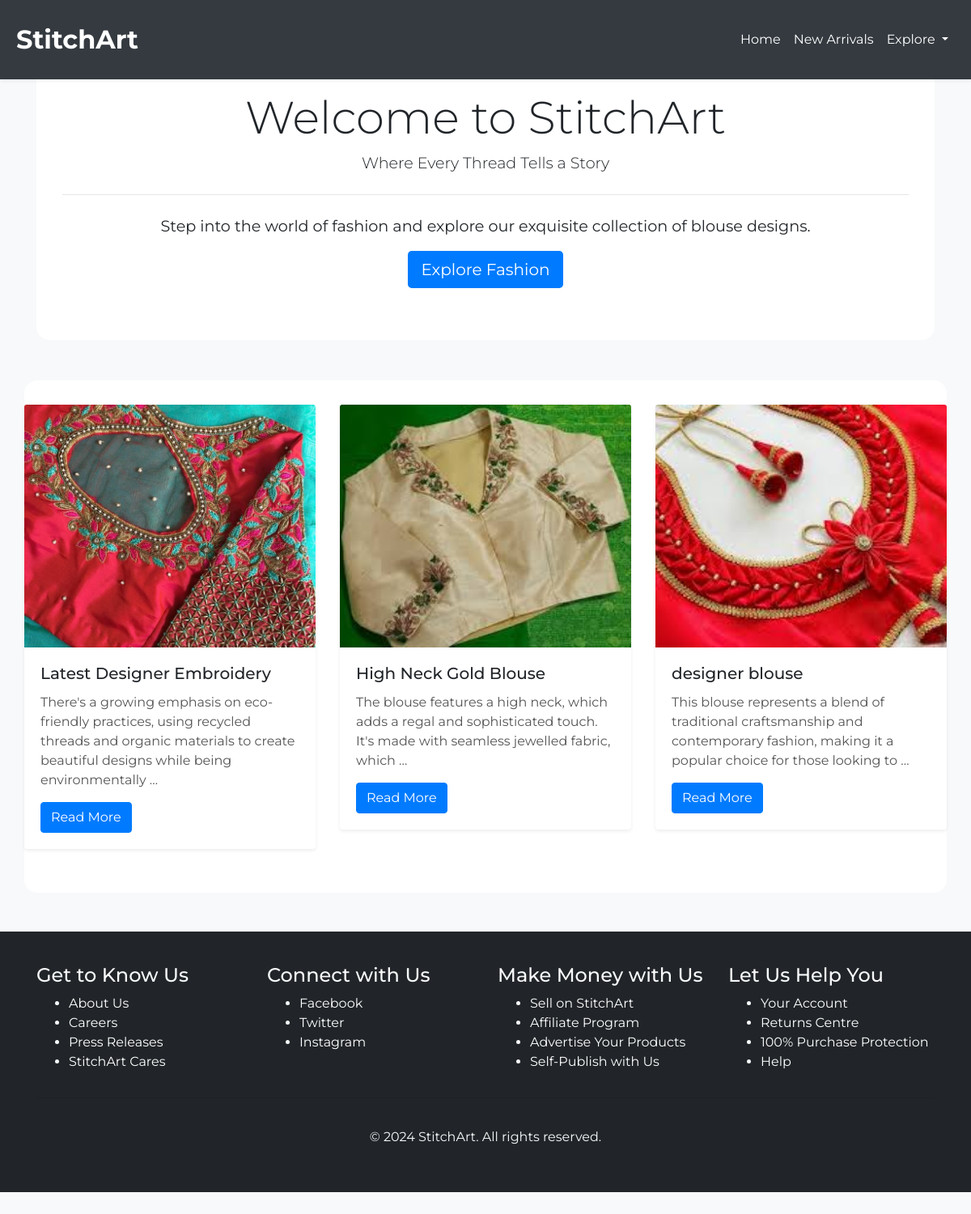
Screenshot of /Blouses/ with the database file from the repository.
### flouristapp/models.py (models this page shows)
class Blouses(models.Model):
    title = models.CharField(max_length=100)
    description =models.TextField()
    image=models.ImageField(upload_to="images/")

### flouristapp/views.py (the view)
# urls.py: path("Blouses/",blouses_view,name="Blouses"),
def blouses_view(request):
    post = Blouses.objects.all()
    return render(request, "Blouses.html", {'post': post})

### templates/Blouses.html (shortened to what this page needs)
{% load static %}
<!DOCTYPE html>
<html lang="en">
<head>
    <link rel="stylesheet" href="{% static 'css/bootstrap.min.css' %}">
</head>
<body>
    <nav class="navbar navbar-expand-lg navbar-dark bg-dark fixed-top shadow-sm">
        <a class="navbar-brand" href="{% url 'home' %}">StitchArt</a>
        <div class="collapse navbar-collapse" id="navbarNav">
            <ul class="navbar-nav ml-auto">
                <li class="nav-item">
                    <a class="nav-link" href="{% url 'home' %}">Home</a>
                </li>
                <li class="nav-item">
                    <a class="nav-link" href="{% url 'new' %}">New Arrivals</a>
                </li>
                <li class="nav-item dropdown">
                    <a class="nav-link dropdown-toggle" href="#" id="navbarDropdown" role="button" data-toggle="dropdown" aria-haspopup="true" aria-expanded="false">
                        Explore
                    </a>
                </li>
            </ul>
        </div>
    </nav>
    <div class="container mt-5">
        <div class="jumbotron text-center mt-5">
            <h1 class="display-4">Welcome to StitchArt</h1>
            <p class="lead">Where Every Thread Tells a Story</p>
            <hr class="my-4">
            <p>Step into the world of fashion and explore our exquisite collection of blouse designs.</p>
            <button class="btn btn-primary btn-lg" data-toggle="modal" data-target="#fashionModal">Explore Fashion</button>
        </div>
    </div>
    <div class="container content-section">
        <div class="row">
            {% for blouse in post %}
                <div class="col-md-4 mb-4">
                    <div class="blouse card shadow-sm">
                        <img src="{{ blouse.image.url }}" class="card-img-top" alt="{{ blouse.title }}">
                        <div class="card-body">
                            <h5 class="card-title">{{ blouse.title }}</h5>
                            <p class="card-text">{{ blouse.description|truncatewords:20 }}</p>
                            <button type="button" class="btn btn-primary" data-toggle="modal" data-target="#blouseModal{{ blouse.id }}">
                                Read More
                            </button>
                        </div>
                    </div>
                </div>
            {% endfor %}
        </div>
    </div>
    <footer class="text-light mt-5">
        <div class="container">
            <div class="row">
                <div class="col-md-3 footer-column">
                    <h4>Get to Know Us</h4>
                    <ul>
                        <li><a href="#">About Us</a></li>
                        <li><a href="#">Careers</a></li>
                        <li><a href="#">Press Releases</a></li>
                        <li><a href="#">StitchArt Cares</a></li>
                    </ul>
                </div>
                <div class="col-md-3 footer-column">
                    <h4>Connect with Us</h4>
                    <ul>
                        <li><a href="#"> Facebook</a></li>
                        <li><a href="#"> Twitter</a></li>
                        <li><a href="#"> Instagram</a></li>
                    </ul>
                </div>
                <div class="col-md-3 footer-column">
                    <h4>Make Money with Us</h4>
                    <ul>
                        <li><a href="#">Sell on StitchArt</a></li>
                        <li><a href="#">Affiliate Program</a></li>
                        <li><a href="#">Advertise Your Products</a></li>
                        <li><a href="#">Self-Publish with Us</a></li>
                    </ul>
                </div>
                <div class="col-md-3 footer-column">
                    <h4>Let Us Help You</h4>
                    <ul>
                        <li><a href="#">Your Account</a></li>
                        <li><a href="#">Returns Centre</a></li>
                        <li><a href="#">100% Purchase Protection</a></li>
                        <li><a href="#">Help</a></li>
                    </ul>
                </div>
            </div>
            <hr>
            <div class="footer-bottom">
                <p>&copy; 2024 StitchArt. All rights reserved.</p>
            </div>
        </div>
    </footer>
</body>
</html>

### templates/Blouses.html (style rules this page uses)
body { font-family: 'Montserrat', sans-serif; background-color: #f8f9fa; margin-bottom: 100px; }
.navbar { background-color: #343a40; padding: 20px; }
.navbar-brand { font-size: 2rem; font-weight: bold; }
footer { background-color: #212529; color: #ffffff; padding: 40px 0; text-align: left; }
footer a { color: #ffffff; text-decoration: none; }
.footer-bottom { padding-top: 20px; text-align: center; }
.navbar-nav .nav-item .nav-link { color: #ffffff; }
.jumbotron { background: #ffffff; padding: 4rem 2rem; border-radius: 1rem; }
.jumbotron h1 { font-size: 3.5rem; }
.jumbotron p { font-size: 1.2rem; }
.jumbotron .btn { background-color: #007bff; border: none; }
.content-section { margin-top: 50px; padding: 30px 0; background-color: #ffffff; border-radius: 1rem; }
.content-section p { margin-bottom: 15px; color: #555555; }
.card { border: none; transition: transform 0.2s; }
.card-img-top { height: 300px; object-fit: cover; }
.card-body { max-height: none; overflow: hidden; }
.card-text { white-space: normal; overflow: hidden; text-overflow: ellipsis; }

### rows the page displays
Blouses: image (picture), title "Latest Designer Embroidery", description "There's a growing emphasis on eco-friendly practices, using recycled threads and organic materials to create beautiful designs while being environmentally …"
Blouses: image (picture), title "High Neck Gold Blouse", description "The blouse features a high neck, which adds a regal and sophisticated touch. It's made with seamless jewelled fabric, which …"
Blouses: image (picture), title "designer blouse", description "This blouse represents a blend of traditional craftsmanship and contemporary fashion, making it a popular choice for those looking to …"
